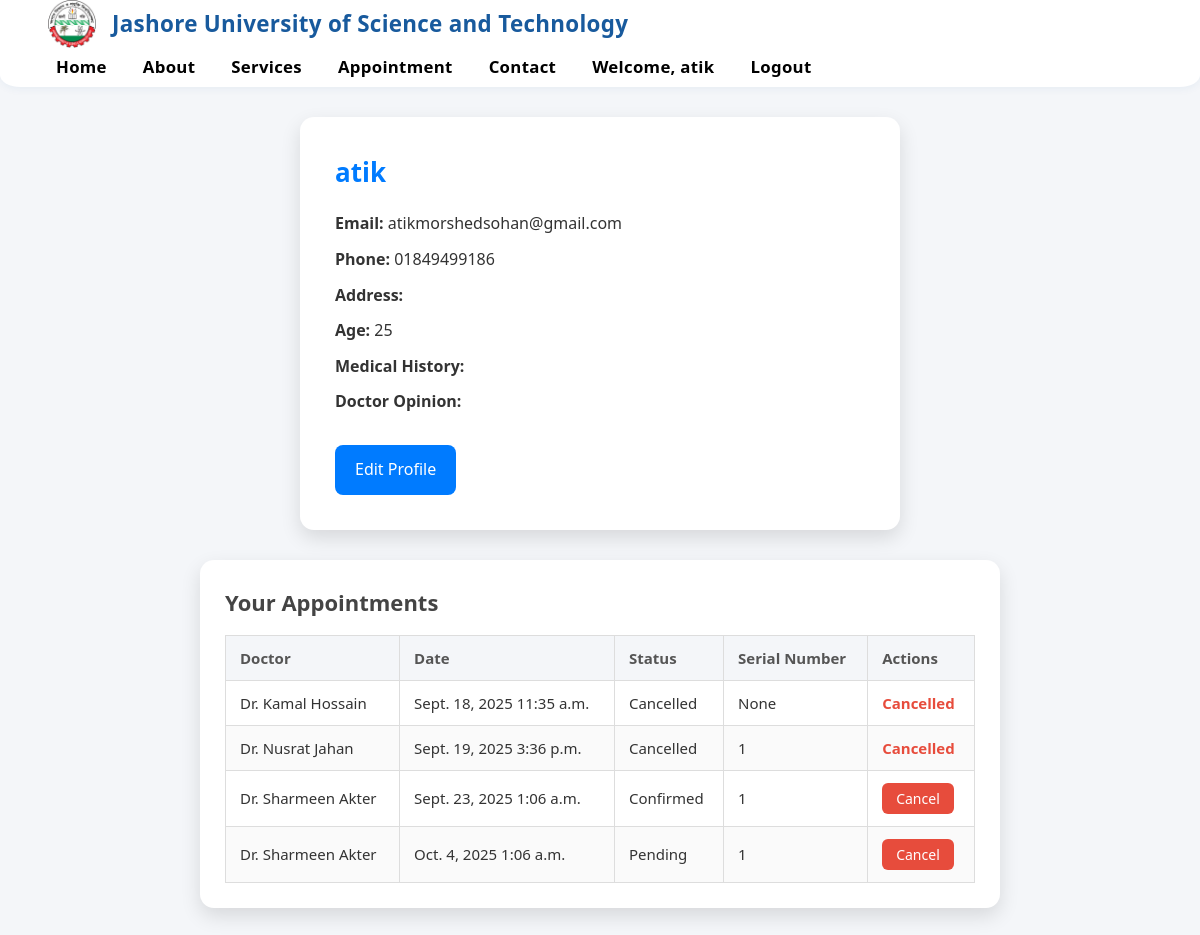
Page /patients/7/ (signed in) on the committed database.
### main_app/models.py (models this page shows, shortened)
class User(AbstractUser):
    full_name = models.CharField(max_length=150)
    phone = models.CharField(max_length=15)
    nid = models.CharField(max_length=20)
    age = models.IntegerField(blank=True, null=True)
    gender = models.CharField(max_length=10)
    is_admin = models.BooleanField(default=False)

class Appointment(models.Model):
    STATUS_CHOICES = [
        ("Pending", "Pending"),
        ("Confirmed", "Confirmed"),
        ("Cancelled", "Cancelled"),
        ("Completed", "Completed"),
    ]
    patient = models.ForeignKey(User, on_delete=models.CASCADE)
    doctor = models.ForeignKey(Doctor, on_delete=models.CASCADE)
    scheduled_date = models.DateField()
    scheduled_time = models.TimeField()
    status = models.CharField(max_length=20, choices=STATUS_CHOICES, default="Pending")
    created_at = models.DateTimeField(auto_now_add=True)
    serial_number = models.PositiveIntegerField(null=True, blank=True)

class Doctor(models.Model):
    full_name = models.CharField(max_length=100)
    specialization = models.CharField(max_length=100)
    phone = models.CharField(max_length=15)
    email = models.EmailField(unique=True)
    availability = models.JSONField(default=dict, blank=True, null=True)

### main_app/views.py (the view)
# urls.py: path("patients/<int:pk>/", views.profile, name="patient_profile"),
@login_required
def profile(request, pk):
    user = get_object_or_404(User, pk=pk)
    appointments = Appointment.objects.filter(patient_id=pk).order_by(
        "scheduled_date", "scheduled_time"
    )
    return render(request, "profile.html", {
        "profile": user,        # now "profile" is actually the User
        "appointments": appointments,
    })

### main_app/templates/profile.html (shortened to what this page needs)
{% load static %}
<link rel="stylesheet" href="{% static 'css/profile.css' %}" />
{% include "header.html" %} {% block content %}
<div class="profile-wrapper">
  <div class="profile-card">
    <h2>{{ request.user.username }}</h2>
    <p><b>Email:</b> {{ request.user.email }}</p>
    <p><b>Phone:</b> {{ profile.phone }}</p>
    <p><b>Address:</b> {{ profile.address }}</p>
    <p><b>Age:</b> {{ profile.age }}</p>
    <p><b>Medical History:</b> {{ profile.medical_history }}</p>
    <p><b>Doctor Opinion:</b> {{ profile.doctor_opinion }}</p>
    <a href="{% url 'edit_profile' %}">Edit Profile</a>
  </div>
  <div class="appointments-card">
    <h2>Your Appointments</h2>
    {% if appointments %}
    <table class="appointments-table">
      <thead>
        <tr>
          <th>Doctor</th>
          <th>Date</th>
          <th>Status</th>
          <th>Serial Number</th>
          <th>Actions</th>
        </tr>
      </thead>
      <tbody>
        {% for appointment in appointments %}
        <tr>
          <td>{{ appointment.doctor.full_name }}</td>
          <td>{{ appointment.scheduled_date }} {{ appointment.scheduled_time }}</td>
          <td>{{ appointment.status }}</td>
          <td>{{ appointment.serial_number }}</td>
          <td>
            {% if appointment.status != "Cancelled" %}
            <form
              method="post"
              action="{% url 'cancel_appointment' appointment.id %}"
            >
              <button type="submit" class="btn-cancel">Cancel</button>
            </form>
            {% else %}
            <span class="cancelled">Cancelled</span>
            {% endif %}
          </td>
        </tr>
        {% endfor %}
      </tbody>
    </table>
    {% else %}
    <p class="no-data">You have no appointments yet.</p>
    {% endif %}
  </div>
</div>
{% endblock %}

### main_app/templates/header.html
{% load static %}
<link rel="stylesheet" href="{% static 'css/header.css' %}" />
<div class="header">
  <div class="header-left">
    <a href="https://just.edu.bd/" target="_blank" rel="noopener">
      <img
        src="{% static 'image/logo.png' %}"
        alt="Physiotherapy Center Logo"
        class="logo"
      />
    </a>
    <div class="logo-text">
      <a href="https://just.edu.bd/" target="_blank" rel="noopener">
        Jashore University of Science and Technology
      </a>
    </div>
  </div>
  <nav class="nav">
    <ul class="nav-links">
      <li><a href="{% url 'home' %}">Home</a></li>
      <li><a href="{% url 'about' %}">About</a></li>
      <li><a href="{% url 'services' %}">Services</a></li>
      <li><a href="{% url 'appointment_page' %}">Appointment</a></li>
      <li><a href="{% url 'contact' %}">Contact</a></li>
      {% if user.is_authenticated %}
      <li>
        <a href="{% url 'patient_profile' user.pk %}"
          >Welcome, {{ user.username }}</a
        >
      </li>
      <li><a href="{% url 'logout' %}">Logout</a></li>
      {% else %}
      <li><a href="{% url 'login' %}">Login</a></li>
      {% endif %}
    </ul>
  </nav>
</div>

### main_app/static/css/profile.css (style rules this page uses)
* { margin: 0; padding: 0; box-sizing: border-box; font-family: "Segoe UI", Tahoma, Geneva, Verdana, sans-serif; }
.profile-wrapper { display: flex; flex-direction: column; align-items: center; padding: 30px; gap: 30px; }
.profile-card { background: #fff; padding: 35px; border-radius: 14px; box-shadow: 0 8px 20px rgba(0, 0, 0, 0.12); width: 600px; text-align: left; transition: transform 0.3s ease; }
.profile-card h2 { margin-bottom: 18px; font-size: 26px; color: #007bff; }
.profile-card p { margin: 10px 0; font-size: 16px; }
.profile-card a { display: inline-block; margin-top: 20px; padding: 12px 20px; background: #007bff; color: #fff; border-radius: 8px; text-decoration: none; font-weight: 500; transition: background 0.3s ease; }
.appointments-card { background: #fff; padding: 25px; border-radius: 14px; box-shadow: 0 8px 20px rgba(0, 0, 0, 0.12); width: 800px; }
.appointments-card h2 { margin-bottom: 15px; color: #444; font-size: 22px; }
.appointments-table { width: 100%; border-collapse: collapse; margin-top: 10px; font-size: 15px; }
.appointments-table th, .appointments-table td { border: 1px solid #ddd; padding: 12px 14px; text-align: left; }
.appointments-table th { background: #f4f6f9; font-weight: 600; color: #555; }
.appointments-table tr:nth-child(even) { background: #fafafa; }
.btn-cancel { background: #e74c3c; color: white; border: none; padding: 6px 14px; border-radius: 6px; cursor: pointer; font-size: 14px; transition: background 0.3s ease; }
.cancelled { color: #e74c3c; font-weight: bold; }

### main_app/static/css/header.css (style rules this page uses)
.header { width: 100%; margin: 0 auto; background: #fff; padding: 0 48px; box-shadow: 0 2px 8px rgba(24, 90, 157, 0.06); display: flex; align-items: center; justify-content: space-between; box-sizing: border-box; position: sticky; top: 0; z-index: 1000; min-height: 80px; border-bottom-left-radius: 20px 12px; border-bottom-right-radius: 20px 12px; flex-wrap: wrap; }
.header-left { display: flex; align-items: center; gap: 16px; }
.logo { height: 48px; width: 48px; object-fit: contain; display: block; }
.logo-text { font-family: 'Poppins', 'Segoe UI', Arial, sans-serif; font-size: 1.4rem; font-weight: 700; color: #185a9d; letter-spacing: 0.3px; white-space: nowrap; text-decoration: none; display: inline-block; }
.logo-text a { font-family: 'Poppins', 'Segoe UI', Arial, sans-serif; font-size: 1.4rem; font-weight: 700; color: #185a9d; letter-spacing: 0.3px; margin-left: 0; white-space: nowrap; text-decoration: none; }
.nav-links { list-style: none; display: flex; gap: 20px; margin: 0; padding: 0; align-items: center; justify-content: flex-end; flex-wrap: wrap; }
.nav-links li a { text-decoration: none; color: #000; font-weight: 600; font-size: 1.05rem; letter-spacing: 0.3px; padding: 6px 8px; border-radius: 6px; transition: background 0.2s, color 0.2s, box-shadow 0.2s; display: inline-block; }

### rows in the picture
User: username "atik", user.username "atik", user.email "atikmorshedsohan@gmail.com", phone "01849499186", age "25"
Appointment: doctor.full_name "Dr. Kamal Hossain", scheduled_date "Sept. 18, 2025", scheduled_time "11:35 a.m.", status "Cancelled", serial_number "None"
Appointment: doctor.full_name "Dr. Nusrat Jahan", scheduled_date "Sept. 19, 2025", scheduled_time "3:36 p.m.", status "Cancelled", serial_number "1"
Appointment: doctor.full_name "Dr. Sharmeen Akter", scheduled_date "Sept. 23, 2025", scheduled_time "1:06 a.m.", status "Confirmed", serial_number "1", shows "Cancel"
Appointment: doctor.full_name "Dr. Sharmeen Akter", scheduled_date "Oct. 4, 2025", scheduled_time "1:06 a.m.", status "Pending", serial_number "1", shows "Cancel"
